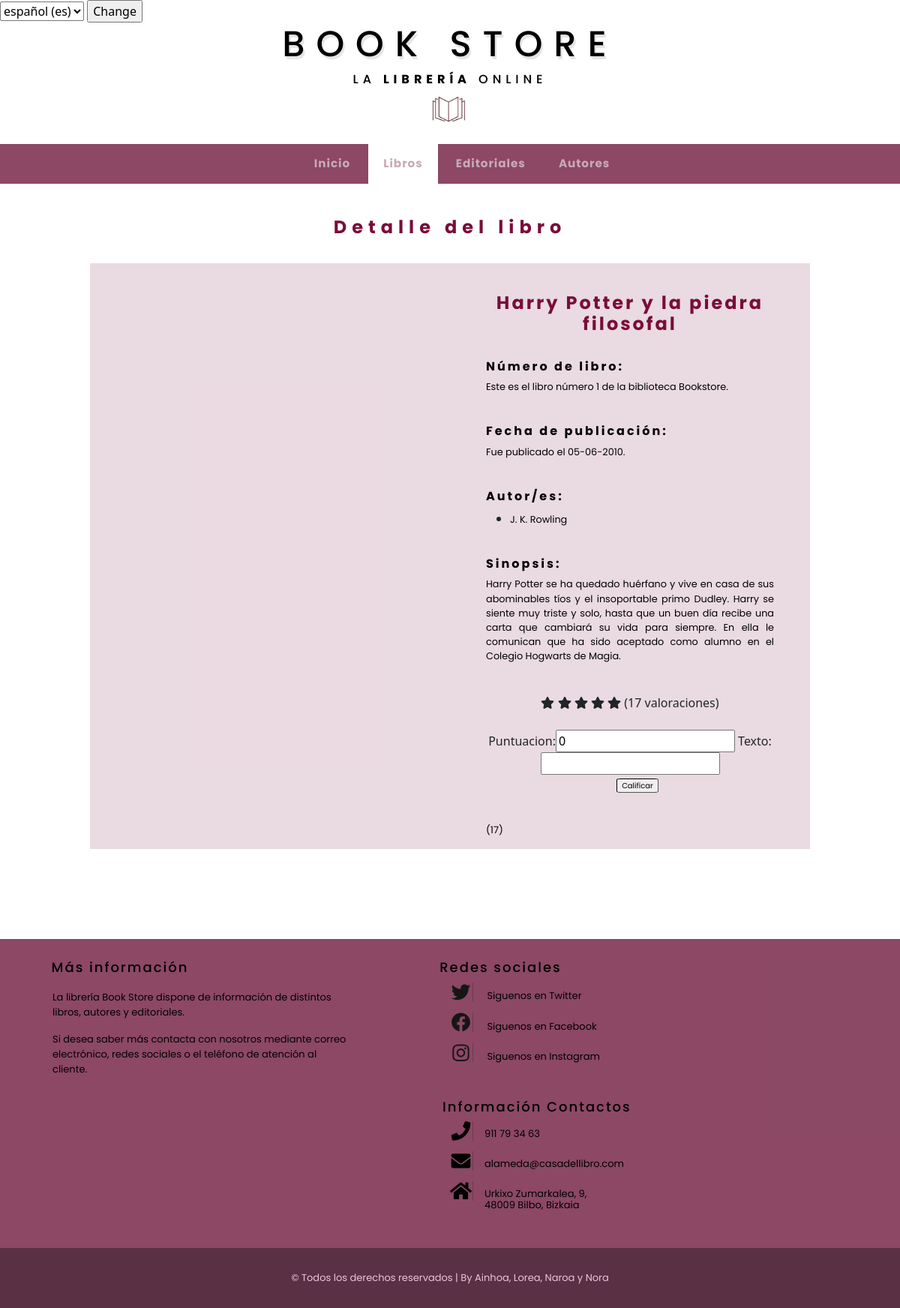
The app's page /appBookStore/libro/1/autores/ with its own data.
### appBookStore/models.py (models this page shows, shortened)
class Libro(models.Model):
    nombre = models.CharField(max_length=50)
    autores = models.ManyToManyField(Autor)
    editorial = models.ForeignKey(Editorial, on_delete=models.CASCADE)
    genero = models.ForeignKey(Genero, on_delete=models.CASCADE)
    idioma = models.ForeignKey(Idioma, on_delete=models.CASCADE)
    paginas = models.IntegerField(default=0)
    sinopsis = models.CharField(max_length=800)
    fechaPubli = models.DateField()
    mediaValoracion = models.FloatField(default=0)
    numValoraciones = models.IntegerField(default=0)
    imagenLink = models.CharField(max_length=800)

class Autor(models.Model):
    nombre = models.CharField(max_length=50)
    biografia = models.CharField(max_length=800)
    imagenLink = models.CharField(max_length=800)

### appBookStore/views.py (the view)
# urls.py: path('libro/<int:libro_id>/autores/', views.detallesLibro, name='detallesLibro'),
def detallesLibro(request, libro_id):
	libro = get_object_or_404(Libro, pk=libro_id)
	autores = libro.autores.all()
	form = ValoracionCrear()
	context = {'libro' : libro, 'autores' : autores, 'form': form}
	return render(request, 'detallesLibro.html', context)

### appBookStore/forms.py
class ValoracionCrear(forms.ModelForm):
    class Meta:
        model = Valoracion
        fields = ['puntuacion', 'texto']
        db_constraints = {
            'puntuacion': 'check (puntuacion<6)'
        }
    def __init__(self, *args, **kwargs):
        super().__init__(*args, **kwargs)
        self.fields['puntuacion'].widget.attrs.update({
            'class': 'form-puntuacion'
        })
        self.fields['texto'].widget.attrs.update({
            'class': 'form-texto'
        })

### appBookStore/templates/detallesLibro.html (shortened to what this page needs)
 {% extends "base.html" %}
 {% load static %}
 {% block titulo %} Detalle del libro{% endblock %}
 {% block contenido %}
    <div class="ila">
        <div class="zuta">
            <div>
            </div>
        </div>
        <div class="zuta">
            <h3 class="tituloLibro"> {{ libro.nombre}}</h3>
            <br>
                {% if libro %}
                     <div class="azpiZuta">
                        <h4 class="infoTitulos"> Número de libro:</h4>
                            <p class="texto">
                                Este es el libro número {{ libro.id}} de la biblioteca Bookstore.
                            </p>
                            <br>
                        <h4 class="infoTitulos"> Fecha de publicación:</h4>
                            <p class="texto">
                                Fue publicado el  {{ libro.fechaPubli |date:'d-m-Y'}}.
                            </p>
                            <br>
                        <h4 class="infoTitulos"> Autor/es:</h4>
                            <div class="texto">
                                {% if autores %}
                                    {% for a in autores %}
                                    <ul>
                                    <li>
                                        <p class="texto">
                                        <a href= "{% url 'detallesAutores' a.id %}">{{ a.nombre }}</a>
                                        </p>
                                    </li>
                                    </ul>
                                    {% endfor %}
                                    {% else %}
                                        <p class="texto">No se dispone de la información del autor del libro {{editorial.nombre}}</p>
                                    {% endif %}
                                </div>
                            <br>
                        <h4 class="infoTitulos"> Sinopsis:</h4>
                            <p class="texto">
                                {{ libro.sinopsis}}
                            </p>
                            <br>
                        <div class="detallesClasificacionestrellas">
                            <form action="{% url 'getDatosValoracion' libro.id %}" method="POST">
                            <span class="fa fa-star" onload="mediaEstrellas(this, parseInt('{{libro.mediaValoracion}}'))" id="1estrella"></span>
                            <span class="fa fa-star" id="2estrella"></span>
                            <span class="fa fa-star" id="3estrella"></span>
                            <span class="fa fa-star" id="4estrella"></span>
                            <span class="fa fa-star" id="5estrella"></span>
                            ({{libro.numValoraciones}} valoraciones)
                            <div id="calificar">
                                {{form}}
                            </div>
    <button type="submit" class="botonCalificar" style="border:#000000;border-style:inset;border-width: thin; font-family: 'Poppins', sans-serif; border-radius: 10%; margin-left: 20px; font-size:x-small;"
     >Calificar</button>
</form>
                        </div>
                        <p class="texto">
                            ({{libro.numValoraciones}})
                        </p>
                    </div>
                    {% else %}
                        <p class="texto">No se dispone de la información del autor del libro {{editorial.nombre}}</p>
                {% endif %}
        </div>
    </div>
 {% endblock %}

### appBookStore/static/css/main.css (style rules this page uses)
html { min-height: 100%; position: relative; }
body.fondo { background-color: white; margin-top: -64px; height: 100%; padding: 0px; margin: 0px; margin-bottom: 0px; }
a:link { color: rgb(0, 0, 0); text-decoration: none; }

### appBookStore/static/css/detalles.css (style rules this page uses)
.tituloLibro { font-family: 'Poppins', sans-serif; color:rgb(121, 13, 58); font-size: 1.5em; letter-spacing: 3px; text-align: center; font-weight: bold; margin-top: 10%; }
.infoTitulos { font-family: 'Poppins', sans-serif; color: rgb(0, 0, 0); font-size: 1em; letter-spacing: 3px; text-align: left; font-weight: bold; }
p.texto { font-family: 'Poppins', sans-serif; color: rgb(0, 0, 0); font-size: 0.8em; text-align:justify; }
.zuta { float: left; margin-left: 5%; margin-right: 5%; border: black; width: 40%; }
.ila { content: ""; display: table; clear: both; border: black; background-color: rgba(121, 13, 58, 0.151); width: 80%; float: left; margin-left: 10%; margin-right: 10%; margin-bottom: 10%; }
div.detallesClasificacionestrellas { text-align: center; margin-bottom: 40px; }
.fa-star { cursor: pointer; }

### records on screen
Libro: nombre "Harry Potter y la piedra filosofal", id "1", fechaPubli "05-06-2010", sinopsis "Harry Potter se ha quedado huérfano y vive en casa de sus abominables tíos y el insoportable primo Dudley. Harry se siente muy triste y solo, hasta que un buen día recibe una carta que cambiará su vida para siempre. En ella le comunican que ha sido aceptado como alumno en el Colegio Hogwarts de Magia.", numValoraciones "17"
Autor: nombre "J. K. Rowling"

### other values on screen
form field language "español (es)"
